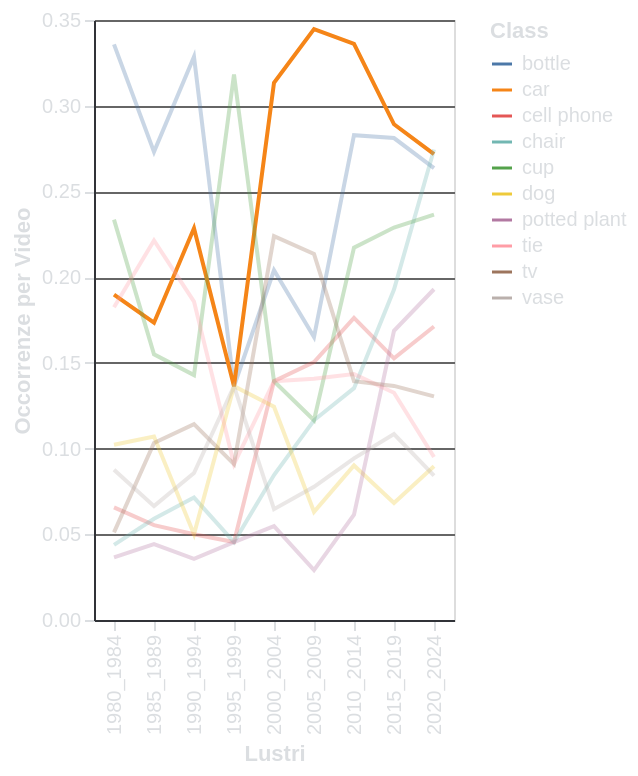

Write the Vega-Lite specification saved for this chart.
### Vega-Lite specification from a JSON file in a GitHub repository (floating-point values rounded to 4 significant figures)
{"config": {"background": "transparent", "title": {"color": "#DBDEE1", "fontSize": 16}, "axis": {"domainColor": "#313338", "gridColor": "#666666", "tickColor": "#DBDEE1", "titleColor": "#DBDEE1", "labelColor": "#DBDEE1"}, "legend": {"labelColor": "#DBDEE1", "titleColor": "#DBDEE1"}}, "data": {"name": "data-a6a899b114131aca1842584e6c02a515"}, "mark": {"type": "line"}, "encoding": {"color": {"field": "Class", "title": "Class", "type": "nominal"}, "opacity": {"condition": {"param": "param_38", "value": 1}, "value": 0.3}, "x": {"field": "lustro", "title": "Lustri", "type": "ordinal"}, "y": {"field": "normalized_counts", "title": "Occorrenze per Video", "type": "quantitative"}}, "height": "container", "params": [{"name": "param_38", "select": {"type": "point", "fields": ["Class"]}, "bind": {"input": "select", "options": ["car", "bottle", "cup", "tie", "tv", "chair", "cell phone", "potted plant", "dog", "vase"], "name": "Seleziona Classe: "}, "value": "car"}], "width": "container", "$schema": "https://vega.github.io/schema/vega-lite/v5.8.0.json", "datasets": {"data-a6a899b114131aca1842584e6c02a515": [{"lustro": "1980_1984", "Class": "bottle", "counts": 46, "num_videos": 137, "normalized_counts": 0.3358}, {"lustro": "1980_1984", "Class": "car", "counts": 26, "num_videos": 137, "normalized_counts": 0.1898}, {"lustro": "1980_1984", "Class": "cell phone", "counts": 9, "num_videos": 137, "normalized_counts": 0.06569}, {"lustro": "1980_1984", "Class": "chair", "counts": 6, "num_videos": 137, "normalized_counts": 0.0438}, {"lustro": "1980_1984", "Class": "cup", "counts": 32, "num_videos": 137, "normalized_counts": 0.2336}, {"lustro": "1980_1984", "Class": "dog", "counts": 14, "num_videos": 137, "normalized_counts": 0.1022}, {"lustro": "1980_1984", "Class": "potted plant", "counts": 5, "num_videos": 137, "normalized_counts": 0.0365}, {"lustro": "1980_1984", "Class": "tie", "counts": 25, "num_videos": 137, "normalized_counts": 0.1825}, {"lustro": "1980_1984", "Class": "tv", "counts": 7, "num_videos": 137, "normalized_counts": 0.05109}, {"lustro": "1980_1984", "Class": "vase", "counts": 12, "num_videos": 137, "normalized_counts": 0.08759}, {"lustro": "1985_1989", "Class": "bottle", "counts": 74, "num_videos": 271, "normalized_counts": 0.2731}, {"lustro": "1985_1989", "Class": "car", "counts": 47, "num_videos": 271, "normalized_counts": 0.1734}, {"lustro": "1985_1989", "Class": "cell phone", "counts": 15, "num_videos": 271, "normalized_counts": 0.05535}, {"lustro": "1985_1989", "Class": "chair", "counts": 16, "num_videos": 271, "normalized_counts": 0.05904}, {"lustro": "1985_1989", "Class": "cup", "counts": 42, "num_videos": 271, "normalized_counts": 0.155}, {"lustro": "1985_1989", "Class": "dog", "counts": 29, "num_videos": 271, "normalized_counts": 0.107}, {"lustro": "1985_1989", "Class": "potted plant", "counts": 12, "num_videos": 271, "normalized_counts": 0.04428}, {"lustro": "1985_1989", "Class": "tie", "counts": 60, "num_videos": 271, "normalized_counts": 0.2214}, {"lustro": "1985_1989", "Class": "tv", "counts": 28, "num_videos": 271, "normalized_counts": 0.1033}, {"lustro": "1985_1989", "Class": "vase", "counts": 18, "num_videos": 271, "normalized_counts": 0.06642}, {"lustro": "1990_1994", "Class": "bottle", "counts": 46, "num_videos": 140, "normalized_counts": 0.3286}, {"lustro": "1990_1994", "Class": "car", "counts": 32, "num_videos": 140, "normalized_counts": 0.2286}, {"lustro": "1990_1994", "Class": "cell phone", "counts": 7, "num_videos": 140, "normalized_counts": 0.05}, {"lustro": "1990_1994", "Class": "chair", "counts": 10, "num_videos": 140, "normalized_counts": 0.07143}, {"lustro": "1990_1994", "Class": "cup", "counts": 20, "num_videos": 140, "normalized_counts": 0.1429}, {"lustro": "1990_1994", "Class": "dog", "counts": 7, "num_videos": 140, "normalized_counts": 0.05}, {"lustro": "1990_1994", "Class": "potted plant", "counts": 5, "num_videos": 140, "normalized_counts": 0.03571}, {"lustro": "1990_1994", "Class": "tie", "counts": 26, "num_videos": 140, "normalized_counts": 0.1857}, {"lustro": "1990_1994", "Class": "tv", "counts": 16, "num_videos": 140, "normalized_counts": 0.1143}, {"lustro": "1990_1994", "Class": "vase", "counts": 12, "num_videos": 140, "normalized_counts": 0.08571}, {"lustro": "1995_1999", "Class": "bottle", "counts": 3, "num_videos": 22, "normalized_counts": 0.1364}, {"lustro": "1995_1999", "Class": "car", "counts": 3, "num_videos": 22, "normalized_counts": 0.1364}, {"lustro": "1995_1999", "Class": "cell phone", "counts": 1, "num_videos": 22, "normalized_counts": 0.04545}, {"lustro": "1995_1999", "Class": "chair", "counts": 1, "num_videos": 22, "normalized_counts": 0.04545}, {"lustro": "1995_1999", "Class": "cup", "counts": 7, "num_videos": 22, "normalized_counts": 0.3182}, {"lustro": "1995_1999", "Class": "dog", "counts": 3, "num_videos": 22, "normalized_counts": 0.1364}, {"lustro": "1995_1999", "Class": "potted plant", "counts": 1, "num_videos": 22, "normalized_counts": 0.04545}, {"lustro": "1995_1999", "Class": "tie", "counts": 2, "num_videos": 22, "normalized_counts": 0.09091}, {"lustro": "1995_1999", "Class": "tv", "counts": 2, "num_videos": 22, "normalized_counts": 0.09091}, {"lustro": "1995_1999", "Class": "vase", "counts": 3, "num_videos": 22, "normalized_counts": 0.1364}, {"lustro": "2000_2004", "Class": "bottle", "counts": 41, "num_videos": 201, "normalized_counts": 0.204}, {"lustro": "2000_2004", "Class": "car", "counts": 63, "num_videos": 201, "normalized_counts": 0.3134}, {"lustro": "2000_2004", "Class": "cell phone", "counts": 28, "num_videos": 201, "normalized_counts": 0.1393}, {"lustro": "2000_2004", "Class": "chair", "counts": 17, "num_videos": 201, "normalized_counts": 0.08458}, {"lustro": "2000_2004", "Class": "cup", "counts": 28, "num_videos": 201, "normalized_counts": 0.1393}, {"lustro": "2000_2004", "Class": "dog", "counts": 25, "num_videos": 201, "normalized_counts": 0.1244}, {"lustro": "2000_2004", "Class": "potted plant", "counts": 11, "num_videos": 201, "normalized_counts": 0.05473}, {"lustro": "2000_2004", "Class": "tie", "counts": 28, "num_videos": 201, "normalized_counts": 0.1393}, {"lustro": "2000_2004", "Class": "tv", "counts": 45, "num_videos": 201, "normalized_counts": 0.2239}, {"lustro": "2000_2004", "Class": "vase", "counts": 13, "num_videos": 201, "normalized_counts": 0.06468}, {"lustro": "2005_2009", "Class": "bottle", "counts": 34, "num_videos": 206, "normalized_counts": 0.165}, {"lustro": "2005_2009", "Class": "car", "counts": 71, "num_videos": 206, "normalized_counts": 0.3447}, {"lustro": "2005_2009", "Class": "cell phone", "counts": 31, "num_videos": 206, "normalized_counts": 0.1505}, {"lustro": "2005_2009", "Class": "chair", "counts": 24, "num_videos": 206, "normalized_counts": 0.1165}, {"lustro": "2005_2009", "Class": "cup", "counts": 24, "num_videos": 206, "normalized_counts": 0.1165}, {"lustro": "2005_2009", "Class": "dog", "counts": 13, "num_videos": 206, "normalized_counts": 0.06311}, {"lustro": "2005_2009", "Class": "potted plant", "counts": 6, "num_videos": 206, "normalized_counts": 0.02913}, {"lustro": "2005_2009", "Class": "tie", "counts": 29, "num_videos": 206, "normalized_counts": 0.1408}, {"lustro": "2005_2009", "Class": "tv", "counts": 44, "num_videos": 206, "normalized_counts": 0.2136}, {"lustro": "2005_2009", "Class": "vase", "counts": 16, "num_videos": 206, "normalized_counts": 0.07767}, {"lustro": "2010_2014", "Class": "bottle", "counts": 69, "num_videos": 244, "normalized_counts": 0.2828}, {"lustro": "2010_2014", "Class": "car", "counts": 82, "num_videos": 244, "normalized_counts": 0.3361}, {"lustro": "2010_2014", "Class": "cell phone", "counts": 43, "num_videos": 244, "normalized_counts": 0.1762}, {"lustro": "2010_2014", "Class": "chair", "counts": 33, "num_videos": 244, "normalized_counts": 0.1352}, {"lustro": "2010_2014", "Class": "cup", "counts": 53, "num_videos": 244, "normalized_counts": 0.2172}, {"lustro": "2010_2014", "Class": "dog", "counts": 22, "num_videos": 244, "normalized_counts": 0.09016}, {"lustro": "2010_2014", "Class": "potted plant", "counts": 15, "num_videos": 244, "normalized_counts": 0.06148}, {"lustro": "2010_2014", "Class": "tie", "counts": 35, "num_videos": 244, "normalized_counts": 0.1434}, {"lustro": "2010_2014", "Class": "tv", "counts": 34, "num_videos": 244, "normalized_counts": 0.1393}, {"lustro": "2010_2014", "Class": "vase", "counts": 23, "num_videos": 244, "normalized_counts": 0.09426}, {"lustro": "2015_2019", "Class": "bottle", "counts": 70, "num_videos": 249, "normalized_counts": 0.2811}, {"lustro": "2015_2019", "Class": "car", "counts": 72, "num_videos": 249, "normalized_counts": 0.2892}, {"lustro": "2015_2019", "Class": "cell phone", "counts": 38, "num_videos": 249, "normalized_counts": 0.1526}, {"lustro": "2015_2019", "Class": "chair", "counts": 48, "num_videos": 249, "normalized_counts": 0.1928}, {"lustro": "2015_2019", "Class": "cup", "counts": 57, "num_videos": 249, "normalized_counts": 0.2289}, {"lustro": "2015_2019", "Class": "dog", "counts": 17, "num_videos": 249, "normalized_counts": 0.06827}, {"lustro": "2015_2019", "Class": "potted plant", "counts": 42, "num_videos": 249, "normalized_counts": 0.1687}, {"lustro": "2015_2019", "Class": "tie", "counts": 33, "num_videos": 249, "normalized_counts": 0.1325}, {"lustro": "2015_2019", "Class": "tv", "counts": 34, "num_videos": 249, "normalized_counts": 0.1365}, {"lustro": "2015_2019", "Class": "vase", "counts": 27, "num_videos": 249, "normalized_counts": 0.1084}, {"lustro": "2020_2024", "Class": "bottle", "counts": 97, "num_videos": 368, "normalized_counts": 0.2636}, {"lustro": "2020_2024", "Class": "car", "counts": 100, "num_videos": 368, "normalized_counts": 0.2717}, {"lustro": "2020_2024", "Class": "cell phone", "counts": 63, "num_videos": 368, "normalized_counts": 0.1712}, {"lustro": "2020_2024", "Class": "chair", "counts": 101, "num_videos": 368, "normalized_counts": 0.2745}, {"lustro": "2020_2024", "Class": "cup", "counts": 87, "num_videos": 368, "normalized_counts": 0.2364}, {"lustro": "2020_2024", "Class": "dog", "counts": 33, "num_videos": 368, "normalized_counts": 0.08967}, {"lustro": "2020_2024", "Class": "potted plant", "counts": 71, "num_videos": 368, "normalized_counts": 0.1929}, {"lustro": "2020_2024", "Class": "tie", "counts": 35, "num_videos": 368, "normalized_counts": 0.09511}, {"lustro": "2020_2024", "Class": "tv", "counts": 48, "num_videos": 368, "normalized_counts": 0.1304}, {"lustro": "2020_2024", "Class": "vase", "counts": 31, "num_videos": 368, "normalized_counts": 0.08424}]}}
